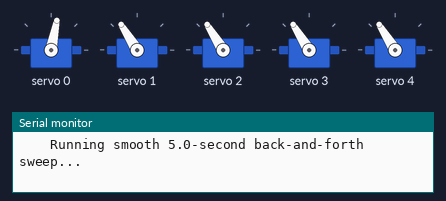
A sketch run on a simulated Arduino Nano, built with avr-gcc and run on an emulated ATmega328P. On the bench: 5 × servo, the last lines printed to the serial monitor.

Above: at 2.37 s.
At 6.1 s:
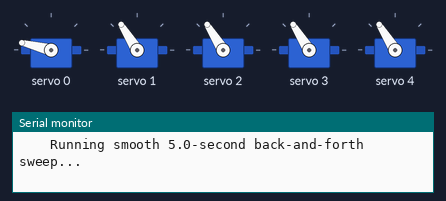
At 10.53 s:
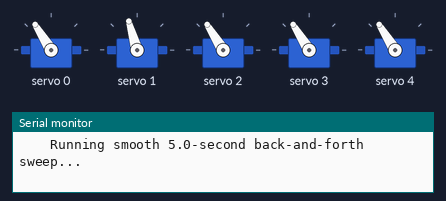
At 18.94 s:
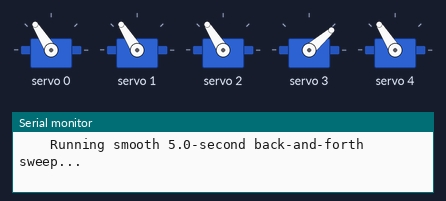
At 29.3 s:
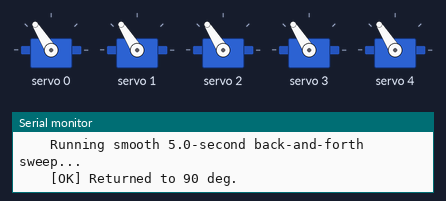
At 38.96 s:
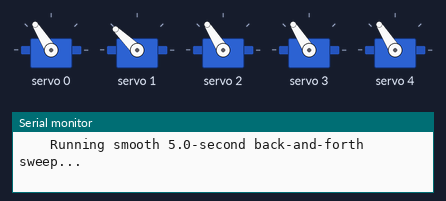
Timing chart, 0 to 40.0 s (numbered marks = the images above):
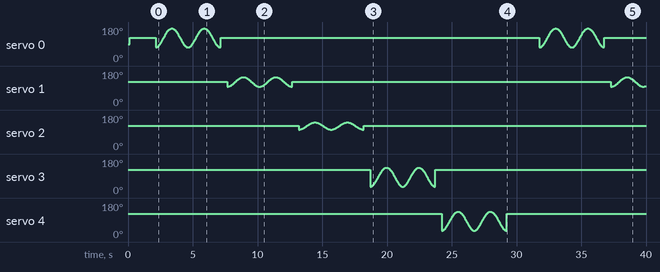

The sketch:

Ram_5_Servo_Test.ino
```cpp
/*
 * =====================================================================================
 * RAM ANIMATRONIC - 5-SECOND AUTOMATIC SEQUENTIAL SERVO TEST RIG
 * =====================================================================================
 * Hardware:
 *   - Arduino Nano (ATmega328P)
 *   - PCA9685 16-Channel 12-Bit PWM Driver (I2C: 0x40)
 *   - XY-3606 / HW-688 5V 5A Buck Converter (powers PCA9685 green terminal)
 *   - 5 Servos plugged into Channels 0, 1, 2, 3, 4
 *
 * How this code works:
 *   - NO SERIAL INPUT REQUIRED! It starts moving automatically on power-up.
 *   - Tests Servo 0 (Head Yaw)   for 5 seconds smoothly (others stay centered).
 *   - Tests Servo 1 (Head Pitch) for 5 seconds smoothly (others stay centered).
 *   - Tests Servo 2 (Waist Tilt) for 5 seconds smoothly (others stay centered).
 *   - Tests Servo 3 (Left Arm)   for 5 seconds smoothly (others stay centered).
 *   - Tests Servo 4 (Right Arm)  for 5 seconds smoothly (others stay centered).
 *   - Pauses 2 seconds, then repeats continuously in an infinite loop!
 *
 * Wire Connections:
 *   Nano A4 (SDA) -> PCA9685 SDA
 *   Nano A5 (SCL) -> PCA9685 SCL
 *   Nano 5V       -> PCA9685 VCC (Logic power)
 *   Nano GND      -> PCA9685 GND
 *   Buck 5V / GND -> PCA9685 Green Screw Terminal (V+ / GND)
 * =====================================================================================
 */

#include <Wire.h>
#include <Adafruit_PWMServoDriver.h>

Adafruit_PWMServoDriver pwm = Adafruit_PWMServoDriver(0x40);

// Hardware pulse limits for SG90 / MG90S at 50Hz
#define SERVOMIN_TICK  130 // ~0.65ms (~0 deg)
#define SERVOMAX_TICK  610 // ~2.45ms (~180 deg)

const uint8_t NUM_SERVOS = 5;

// Identification for each channel
const char* servoNames[NUM_SERVOS] = {
  "CH 0: Head Yaw (MG90S)   - Turn Left & Right",
  "CH 1: Head Pitch (MG90S) - Tilt Up & Down",
  "CH 2: Waist Tilt (MG90S) - Torso Bow & Lean",
  "CH 3: Left Arm (SG90)    - Shoulder Lift",
  "CH 4: Right Arm (SG90)   - Shoulder Lift & Wave"
};

// Safe motion ranges for testing (protects against hitting physical endstops)
const float minAngles[NUM_SERVOS] = { 50.0,  70.0,  75.0,  20.0,  20.0 };
const float maxAngles[NUM_SERVOS] = { 130.0, 110.0, 105.0, 100.0, 100.0 };
const float CENTER_ANGLE = 90.0;

// Helper to convert Angle (0 - 180) to PCA9685 Ticks
uint16_t angleToPulse(float angle) {
  angle = constrain(angle, 0.0, 180.0);
  return (uint16_t)(SERVOMIN_TICK + (angle / 180.0) * (SERVOMAX_TICK - SERVOMIN_TICK));
}

void setServoAngle(uint8_t ch, float angle) {
  pwm.setPWM(ch, 0, angleToPulse(angle));
}

void setup() {
  Serial.begin(115200);
  Serial.println(F("\n========================================================"));
  Serial.println(F("   RAM ANIMATRONIC - 5-SECOND AUTOMATIC SERVO TEST RIG  "));
  Serial.println(F("========================================================"));
  Serial.println(F("[BOOT] Initializing PCA9685 PWM Driver..."));

  Wire.begin();
  pwm.begin();
  pwm.setOscillatorFrequency(27000000);
  pwm.setPWMFreq(50); // 50 Hz standard servo frequency

  delay(100);

  // Center all 5 servos initially
  Serial.println(F("[INIT] Locking all 5 servos to 90 deg center..."));
  for (uint8_t i = 0; i < NUM_SERVOS; i++) {
    setServoAngle(i, CENTER_ANGLE);
  }

  Serial.println(F("[READY] Starting automatic 5-second test cycle in 2 seconds!\n"));
  delay(2000);
}

// Moves one specific servo smoothly for 5 seconds while holding all others at center
void testSingleServo5Seconds(uint8_t servoIdx) {
  Serial.println(F("--------------------------------------------------------"));
  Serial.print(F(">>> NOW TESTING: "));
  Serial.println(servoNames[servoIdx]);
  Serial.println(F("    Running smooth 5.0-second back-and-forth sweep..."));

  unsigned long startTime = millis();
  const unsigned long DURATION_MS = 5000; // Exact 5 seconds
  float minA = minAngles[servoIdx];
  float maxA = maxAngles[servoIdx];

  while (millis() - startTime < DURATION_MS) {
    unsigned long elapsed = millis() - startTime;

    // Smooth sinusoidal sweep: 2 full back-and-forth cycles over the 5 seconds
    // progress completes 2 cycles (4*PI) across 5000ms
    float progress = (float)elapsed / (float)DURATION_MS * 4.0 * PI;
    float normalized = (sin(progress - (PI / 2.0)) + 1.0) / 2.0; // 0.0 to 1.0

    float currentAngle = minA + normalized * (maxA - minA);
    setServoAngle(servoIdx, currentAngle);

    // Ensure all OTHER 4 servos remain locked firmly at 90 deg center
    for (uint8_t other = 0; other < NUM_SERVOS; other++) {
      if (other != servoIdx) {
        setServoAngle(other, CENTER_ANGLE);
      }
    }

    delay(20); // 50 Hz smooth update
  }

  // Return tested servo back to 90 deg center
  setServoAngle(servoIdx, CENTER_ANGLE);
  Serial.println(F("    [OK] Returned to 90 deg."));
  delay(500); // Brief 0.5s pause before moving to next servo
}

void loop() {
  // Sequentially test Servo 0, 1, 2, 3, 4 for 5 seconds each
  for (uint8_t i = 0; i < NUM_SERVOS; i++) {
    testSingleServo5Seconds(i);
  }

  Serial.println(F("\n========================================================"));
  Serial.println(F(">>> CYCLE COMPLETE: All 5 Servos Tested! (Pausing 2s) <<<"));
  Serial.println(F("========================================================\n"));
  delay(2000);
}
```
